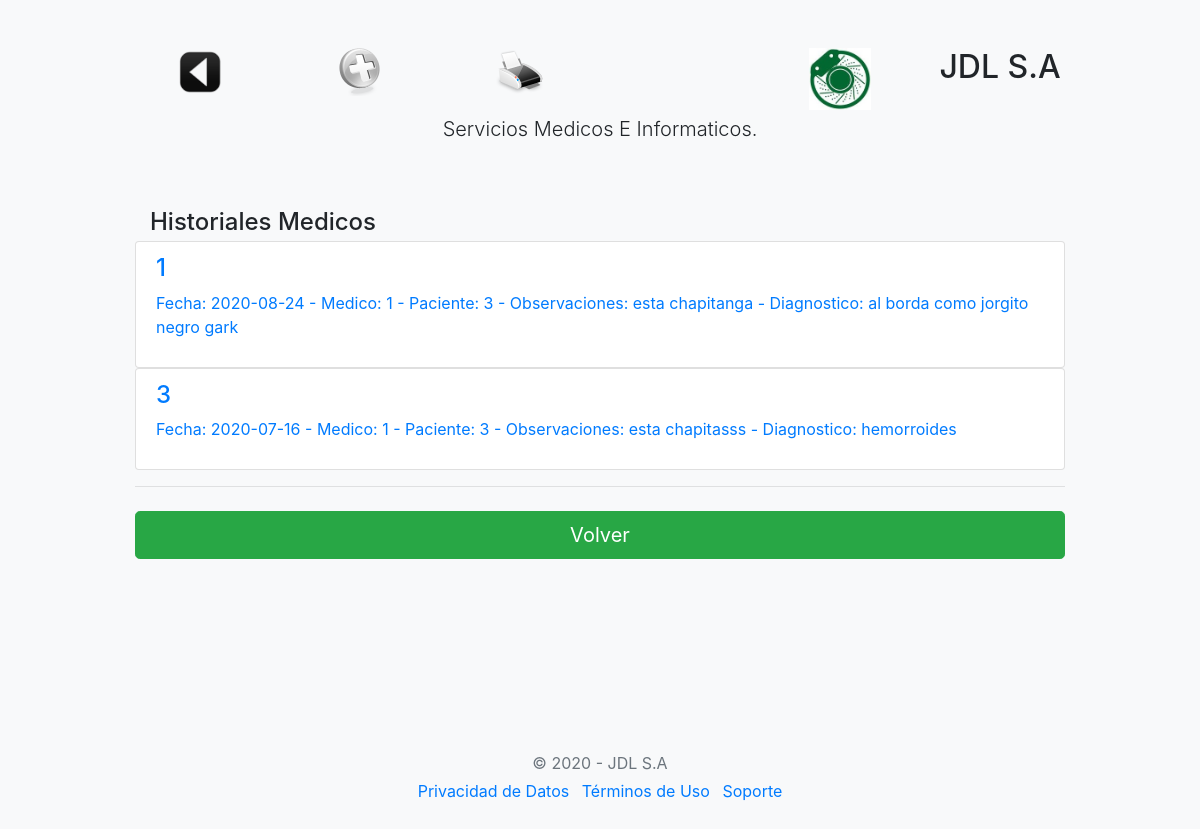
The page /historiales/index.php on the database as committed earlier.
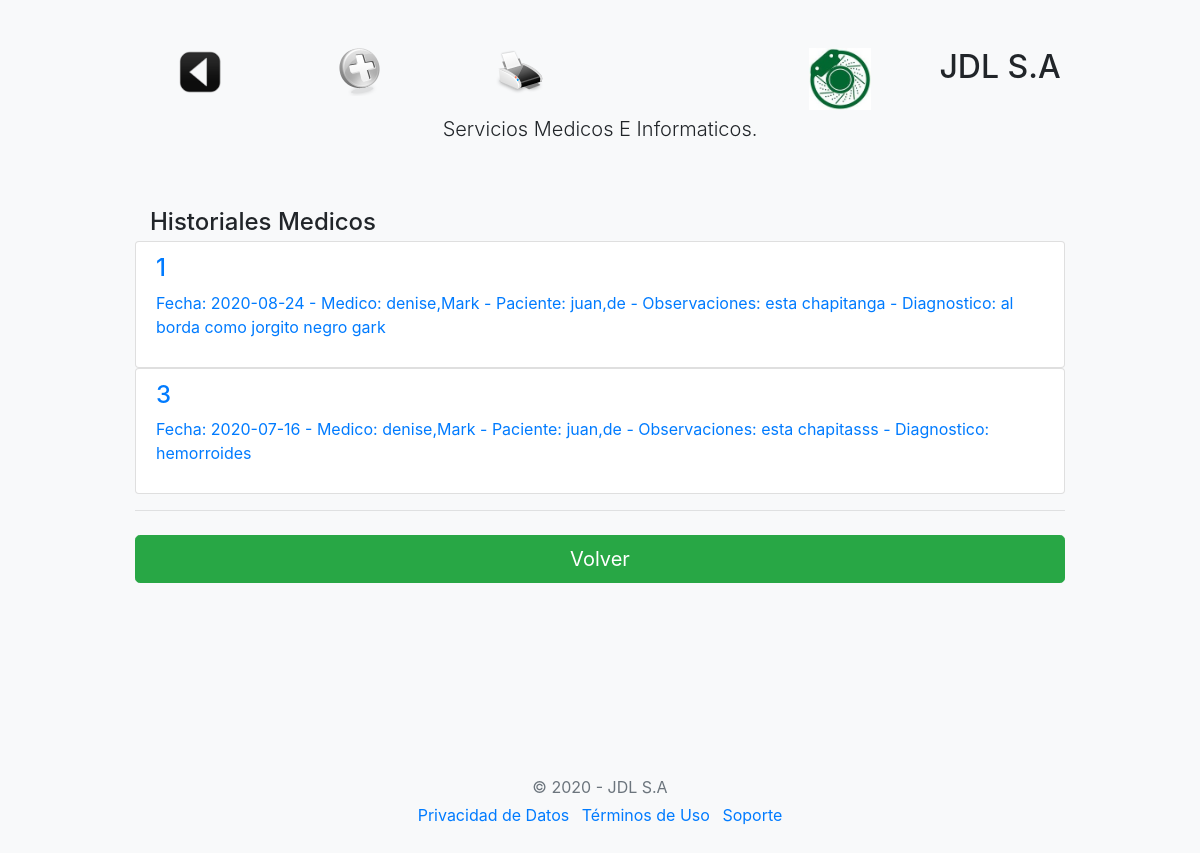
The same page on the database as committed later.
### tables this page shows
CREATE TABLE `historiales` (
  `id_historial` int(8) NOT NULL,
  `fecha_historial` date DEFAULT NULL,
  `clinico_historial` varchar(50) DEFAULT NULL,
  `paciente_historial` varchar(50) DEFAULT NULL,
  `observacion_historial` varchar(200) DEFAULT NULL,
  `diagnostico_historial` varchar(200) DEFAULT NULL
);

### historiales/index.php (the view, shortened to what this page needs)
<!doctype html>
<html>
  <head>
	 <link rel="stylesheet" href="https://stackpath.bootstrapcdn.com/bootstrap/4.5.0/css/bootstrap.min.css">
  </head>
    <link href="form-validation.css" rel="stylesheet">
  </head>
  <body class="bg-light">
    <div class="container">
  <div class="py-5 text-center">
  <div class="row">
    <div class="col-sm-2"><h2>
		<img border="0" src="../img/atras.png" width="48" height="48" title="Volver al menú"
		onclick=location.href='../panel/'; onKeyPress=location.href='../panel/'; style='cursor:pointer';/>
	</h2>
	</div>
    <div class="col-sm-2"><h2>
		<img border="0" src="../img/nuevo.png" width="48" height="48" title="Ingresar Asignacion"
		onclick=location.href='historiales.php'; onKeyPress=location.href='historiales.php';
		style='cursor:pointer';>
	</h2></div>
	<div class="col-sm-2"><h2>
		<img border="0" src="../img/imprimir.png" width="48" height="48" title="Impresión"
		onclick=location.href='listado.php'; onKeyPress=location.href='listado.php';
		style='cursor:pointer';>
	</h2></div>
    <div class="col-sm-2"><h2></h2></div>
  <div class="col-sm-2"><img class="d-block mx-auto mb-1" src="../img/disc.jpg" alt="" width="62" height="62"></div>
  <div class="col-sm-2"><h2>JDL S.A</h2></div>
</div>
    <p class="lead">Servicios Medicos E Informaticos.</p>
  </div>
    <div class="col-md-12 order-md-1">
      <h4 class="mb-1">Historiales Medicos</h4>
	</div>
<?php
   require "../conexion.php";
    $sql = "SELECT * from historiales order by id_historial";
	$query = $mysqli->query($sql);
	while($resultado = $query->fetch_assoc()) {
        $historiales[] = $resultado;
    }
?>
        <div class="list-group">
			<?php
				$long = count($historiales);
				for($i=0; $i< $long; $i++){
				?>
		<div class="list-group">
				<a 	<?php echo "href=modifica.php?id_historial=".$historiales[$i]['id_historial'];?>
						 class="list-group-item">
				<h4 class="list-group-item-heading"> <?php echo $historiales[$i]['id_historial'] ."";?> </h4>
				<p class="list-group-item-text"><?php 	echo "Fecha: " . $historiales[$i]['fecha_historial'] ." - Medico: ";
                            echo $historiales[$i]['clinico_historial'] ." - Paciente: ";
                            echo $historiales[$i]['paciente_historial'] ." - Observaciones: ";
                            echo $historiales[$i]['observacion_historial'] ." - Diagnostico: ";
                            echo $historiales[$i]['diagnostico_historial'] ."";
														?></p>
				</a>	</div>
	<?php  } ?>
		</div>
        <a href="../panel/">	 <hr class="mb-4">
        <button class="btn btn-success btn-lg btn-block" type="submit">Volver</button>
  <footer class="my-5 pt-5 text-muted text-center text-small"></a>
    </div>
  <footer class="my-5 pt-5 text-muted text-center text-small">
    <p class="mb-1">&copy; 2020 - JDL S.A</p>
   <ul class="list-inline">
      <li class="list-inline-item"><a href="#">Privacidad de Datos</a></li>
      <li class="list-inline-item"><a href="#">Términos de Uso</a></li>
      <li class="list-inline-item"><a href="#">Soporte</a></li>
    </ul>
  </footer>
</body>
</html>

### js/form-validation.css (style rules this page uses)
.container { max-width: 960px; }

Rows that differ between the two databases and show on the page:
changed historiales "esta chapitanga": clinico_historial "1" → "denise,Mark"; paciente_historial "3" → "juan,de"
changed historiales "esta chapitasss": clinico_historial "1" → "denise,Mark"; paciente_historial "3" → "juan,de"
